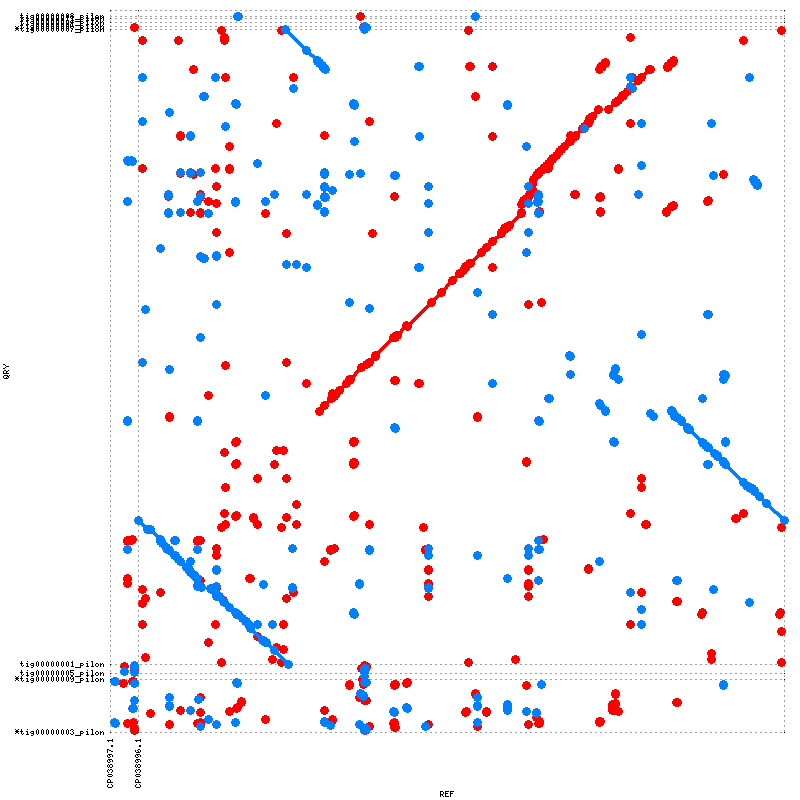

Recreate this plot in gnuplot.
set terminal png tiny size 800,800
set output "mummer_canu.png"
set xtics rotate ( \
 "CP038997.1" 1.0, \
 "CP038996.1" 123020.0, \
 "" 2919198 \
)
set ytics ( \
 "*tig00000003_pilon" 1.0, \
 "*tig00000009_pilon" 230648.0, \
 "tig00000005_pilon" 258872.0, \
 "tig00000001_pilon" 298888.0, \
 "*tig00000007_pilon" 3074610.0, \
 "tig00000006_pilon" 3091089.0, \
 "tig00000004_pilon" 3107144.0, \
 "tig00000011_pilon" 3124692.0, \
 "tig00000008_pilon" 3134487.0, \
 "" 3159597 \
)
set size 1,1
set grid
unset key
set border 0
set tics scale 0
set xlabel "REF"
set ylabel "QRY"
set format "%.0f"
set mouse format "%.0f"
set mouse mouseformat "[%.0f, %.0f]"
set xrange [1:2919198]
set yrange [1:3159597]
set style line 1  lt 1 lw 3 pt 6 ps 1
set style line 2  lt 3 lw 3 pt 6 ps 1
set style line 3  lt 2 lw 3 pt 6 ps 1
plot \
 "mummer_canu.fplot" title "FWD" w lp ls 1, \
 "mummer_canu.rplot" title "REV" w lp ls 2
